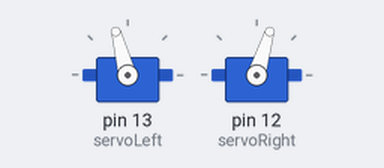
The sketch below on a simulated Arduino Uno, built with avr-gcc and run on an emulated ATmega328P. Parts: 2 × servo.

Above: at 0.05 s.
Timing chart, 0 to 3.0 s (numbered marks = the images above):
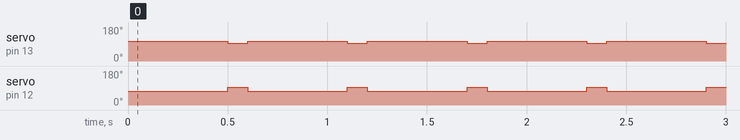

The sketch:

Servo_test.ino
```cpp
#include <Servo.h>                           // Include servo library

Servo servoLeft;                             // Declare left and right servos
Servo servoRight;

void setup()                                 // Built-in initialization block
{

}


void loop()                                  // Main loop auto-repeats
{
  Forward(500);
  Stop(100);

}

//1700 = counterclockwise
//1300 = clockwise
//1500 = stop

void Forward(int distance){
  servoLeft.attach(13);                      // Attach left signal to pin 13
  servoRight.attach(12);                     // Attach right signal to pin 12
  servoLeft.writeMicroseconds(1625);         // Left wheel counterclockwise
  servoRight.writeMicroseconds(1300);        // Right wheel clockwise
  delay(distance);                           // Control distance moved
  servoLeft.detach();
  servoRight.detach();
}

void Reverse(int distance){
  servoLeft.attach(13);                      // Attach left signal to pin 13
  servoRight.attach(12);                     // Attach right signal to pin 12
  servoLeft.writeMicroseconds(1375);         // Left wheel clockwise
  servoRight.writeMicroseconds(1700);        // Right wheel counterclockwise
  delay(distance);                           // Control distance moved
  servoLeft.detach();
  servoRight.detach();
}

void RotateLeft(int angle){
  servoLeft.attach(13);                      // Attach left signal to pin 13
  servoRight.attach(12);                     // Attach right signal to pin 12
  servoLeft.writeMicroseconds(1375);         // Left wheel clockwise
  servoRight.writeMicroseconds(1300);        // Right wheel clockwise
  delay(angle);                              // Control angle of rotation
  servoLeft.detach();
  servoRight.detach();
}

void RotateRight(int angle){
  servoLeft.attach(13);                      // Attach left signal to pin 13
  servoRight.attach(12);                     // Attach right signal to pin 12
  servoLeft.writeMicroseconds(1625);         // Left wheel counterclockwise
  servoRight.writeMicroseconds(1700);        // Right wheel counterclockwise
  delay(angle);                              // Control angle of rotation
  servoLeft.detach();
  servoRight.detach();
}

void Stop(int time){
  servoLeft.attach(13);                      // Attach left signal to pin 13
  servoRight.attach(12);                     // Attach right signal to pin 12
  servoLeft.writeMicroseconds(1500);         // Stop Left Servo
  servoRight.writeMicroseconds(1500);        // Stop Right Servo
  delay(time);
  servoLeft.detach();
  servoRight.detach();
}
```

Measured:
- by itself, servo on pin 13 (servoLeft): alternates 105° for 0.50 s and 93° for 0.10 s
- by itself, servo on pin 12 (servoRight): alternates 93° for 0.10 s and 73° for 0.50 s
